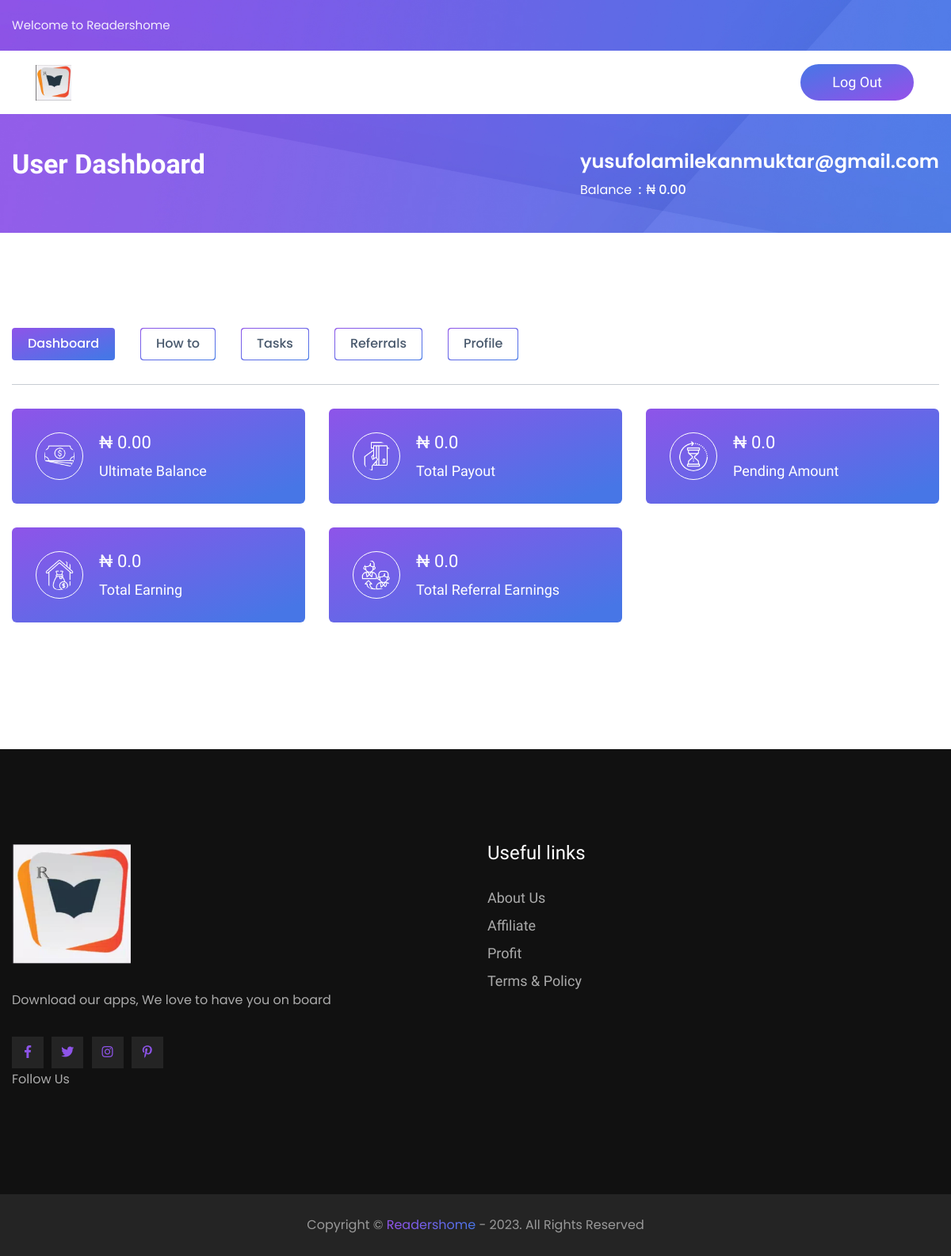
The page /dashboard (signed in) on the database its author committed.
### authentication/models.py (models this page shows, shortened)
class User(AbstractBaseUser, PermissionsMixin, TimestampedModel):
    id = models.UUIDField(auto_created=True, default=uuid.uuid4, primary_key=True, verbose_name='ID', editable=False)
    username = models.CharField(db_index=True, max_length=255, unique=True)
    email = models.CharField(max_length=255, unique=True)
    firstname = models.CharField(max_length=255)
    lastname = models.CharField(max_length=255)
    phone = models.CharField(max_length=255)
    activation_token = models.UUIDField(auto_created=True, default=uuid.uuid4, editable=False, unique=True)
    referral_code = models.CharField(null=True, blank=True, max_length=255)
    is_active = models.BooleanField(default=True)
    is_vip = models.BooleanField(default=False)
    is_staff = models.BooleanField(default=False)
    first_app = models.BooleanField(default=False)
    second_app = models.BooleanField(default=False)
    third_app = models.BooleanField(default=False)
    fourth_app = models.BooleanField(default=False)
    objects = UserManager()
    USERNAME_FIELD = 'email'
    def __str__(self):
        return self.email

### account/models.py (models this page shows, shortened)
class UserProfile(TimestampedModel):
    user = models.OneToOneField(User, on_delete=models.CASCADE, related_name='profile')
    account_balance = models.DecimalField(max_digits=10, decimal_places=2, default=0)

### base/views.py (the view)
# urls.py: path('dashboard', home, name='home'),
@login_required(login_url="/")
def home(request):
    context = {}
    return render(request,"dashboard.html", context)

### base/context_proccessor.py (called while the page is built)
def host(request):
    context = {
        'host': request.environ.get("HTTP_HOST"),
        'completed': request.user.first_app and request.user.second_app and request.user.third_app and request.user.fourth_app if request.user.is_authenticated else False,
    }
    return context

### templates/dashboard.html
{% extends 'base.html' %}
{% load static %}
{% block content %}
<div class="user-dashboard">
    <div class="container">
        {% include "common/dashboard-menu.html" %}
        {% include "common/user-statistics.html" %}
    </div>
</div>
{% endblock content %}

### templates/common/breadcrumbs.html (shortened to what this page needs)
{% load static %}
<div class="breadcrumb-oitila db-breadcrumb">
    <div class="container">
        <div class="row justify-content-lg-around">
            <div class="col-xl-6 col-lg-7 col-md-5 col-sm-6 col-8">
                <div class="part-txt">
                    <h1>User Dashboard</h1>
                </div>
            </div>
            {% if request.user %}
            <div class="col-xl-6 col-lg-5 col-md-7 col-sm-6 col-4 d-flex align-items-center">
                <div class="db-user-profile">
                    <div class="part-data">
                        <span class="name">{{ request.user }}
                        </span>
                        <ul>
                            <li>
                                <span class="text">Balance</span>
                                <span class="number">₦ {{request.user.profile.account_balance}}</span>
                            </li>
                        </ul>
                    </div>
                </div>
            </div>
            {% endif %}
        </div>
    </div>
</div>

### templates/common/user-statistics.html (shortened to what this page needs)
{% load static %}
{% if request.user %}
<div class="user-statics">
    <div class="row">
        <div class="col-xl-4 col-lg-4 col-md-6 col-sm-6">
            <div class="single-statics">
                <div class="part-icon">
                    <img src="{% static 'img/icon/002-cash.png' %}" alt="">
                </div>
                <div class="part-info">
                    <span class="number">₦ {{ request.user.profile.account_balance }}</span>
                    <span class="text">Ultimate Balance</span>
                </div>
            </div>
        </div>
        <div class="col-xl-4 col-lg-4 col-md-6 col-sm-6">
            <div class="single-statics">
                <div class="part-icon">
                    <img src="{% static 'img/icon/003-credit-card.png' %}" alt="">
                </div>
                <div class="part-info">
                    <span class="number">₦ {{approved_withdrawals.amount__sum}}</span>
                    <span class="text">Total Payout</span>
                </div>
            </div>
        </div>
        <div class="col-xl-4 col-lg-4 col-md-6 col-sm-6">
            <div class="single-statics">
                <div class="part-icon">
                    <img src="{% static 'img/icon/004-hourglass.png' %}" alt="">
                </div>
                <div class="part-info">
                    <span class="number">₦ {{ pending_withdrawals.amount__sum}}</span>
                    <span class="text">Pending Amount</span>
                </div>
            </div>
        </div>
        <div class="col-xl-4 col-lg-4 col-md-6 col-sm-6">
            <div class="single-statics">
                <div class="part-icon">
                    <img src="{% static 'img/icon/006-wage.png' %}" alt="">
                </div>
                <div class="part-info">
                    <span class="number">₦ {{refferals_earnings.amount__sum}}</span>
                    <span class="text">Total Earning</span>
                </div>
            </div>
        </div>
        <div class="col-xl-4 col-lg-4 col-md-6 col-sm-6">
            <div class="single-statics">
                <div class="part-icon">
                    <img src="{% static 'img/icon/007-referral.png' %}" alt="">
                </div>
                <div class="part-info">
                    <span class="number">₦ {{refferals_earnings.amount__sum}}</span>
                    <span class="text">Total Referral Earnings</span>
                </div>
            </div>
        </div>
    </div>
</div>
{% endif %}

### rows shown on the page
User: user "yusufolamilekanmuktar@gmail.com", user.profile.account_balance "0.00"

### other values the page prints
{{ approved_withdrawals.amount__sum }} "0.0"
{{ pending_withdrawals.amount__sum }} "0.0"
{{ refferals_earnings.amount__sum }} "0.0"
